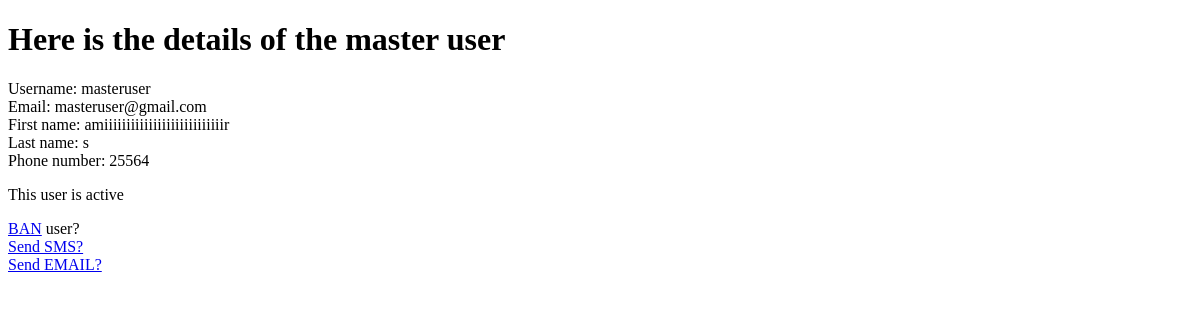
Before: /masteruser/detail/masteruser/ (signed in) with the older database file.
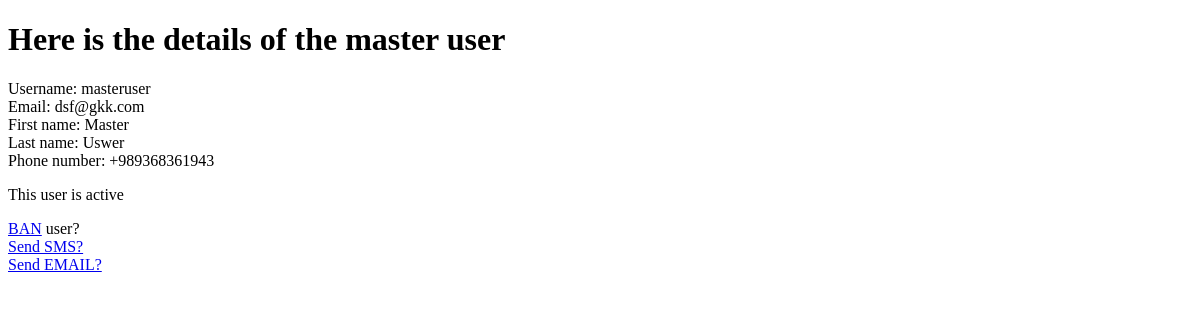
After: the same page with the newer database file.
### masteruser/models.py (models this page shows, shortened)
class MasterUserModel(models.Model):
    user = models.OneToOneField(settings.AUTH_USER_MODEL, on_delete = models.CASCADE,
                               related_name='masterusers', primary_key = True)
    phone_number = models.CharField(max_length = 20, blank = False, null = False)
    picture = models.ImageField(default = r'masteruser/default/default_masteruser.jpg',
                                 upload_to=r'masteruser/coverpicture')

### accounts/models.py (models this page shows, shortened)
class UserModel(AbstractUser):
    first_name = models.CharField(max_length=216, null = False, blank = False)
    last_name = models.CharField(max_length=216, null = False, blank = False)
    is_sportclub = models.BooleanField('SportClub Status', default = False)
    is_commonuser = models.BooleanField('CommonUser Status', default = False)
    is_masteruser = models.BooleanField('MasterUser Status', default = False)
    email = models.EmailField(unique = True, blank = False)
    slug = models.SlugField(unique = True, null = False, blank = False)
    picture = models.ImageField(upload_to =r'superuser/coverpicture',
                                null = True, blank = True, default = r'superuser/default/Koala.jpg')
    user_logs = models.TextField(default='',null = True)

### masteruser/views.py (the view)
# urls.py: path('detail/<slug:slug>/',MasterUserDetailView, name='detail'),
@login_required
@superuser_required
def MasterUserDetailView(request,slug):
    if request.user.is_superuser:
        user_instance = get_object_or_404(UserModel, slug = slug)
        masteruser_instance = get_object_or_404(MasterUserModel, user = user_instance)
        return render(request,'masteruser/masteruserdetail.html',
                      {'masteruser':masteruser_instance})
    else:
        return HttpResponseRedirect(reverse('login'))

### masteruser/templates/masteruser/masteruserdetail.html (shortened to what this page needs)
<!DOCTYPE html>
<html lang="en" dir="ltr">
  <head>
  </head>
  <body>
    <h1>Here is the details of the master user</h1>
    Username: {{masteruser.user.username}}<br>
    Email: {{masteruser.user.email}}<br>
    First name: {{masteruser.user.first_name}}<br>
    Last name: {{masteruser.user.last_name}}<br>
    Phone number: {{masteruser.phone_number}}<br>
{% if masteruser.user.is_active %}
    <p>This user is active</p>
    <a href="{% url 'masteruser:ban' slug=masteruser.user.slug %}">BAN</a> user?<br>
{% else %}
    <p>This user is banned</p>
    <a href="{% url 'masteruser:delete' slug=masteruser.user.slug %}">DELETE</a> user?<br>
    <a href="{% url 'masteruser:unban' slug=masteruser.user.slug %}">UnBan</a> user?<br>
{% endif %}
    <a href="{% url 'masteruser:sendsms' slug=masteruser.user.slug %}">Send SMS?</a><br>
    <a href="{% url 'masteruser:sendemail' slug=masteruser.user.slug %}">Send EMAIL?</a><br>
  </body>
</html>

Changed rows visible on the page:
changed MasterUserModel "masteruser": user.email "masteruser@gmail.com" → "dsf@gkk.com"; user.first_name "amiiiiiiiiiiiiiiiiiiiiiiiiiiir" → "Master"; user.last_name "s" → "Uswer"; phone_number "25564" → "+989368361943"
